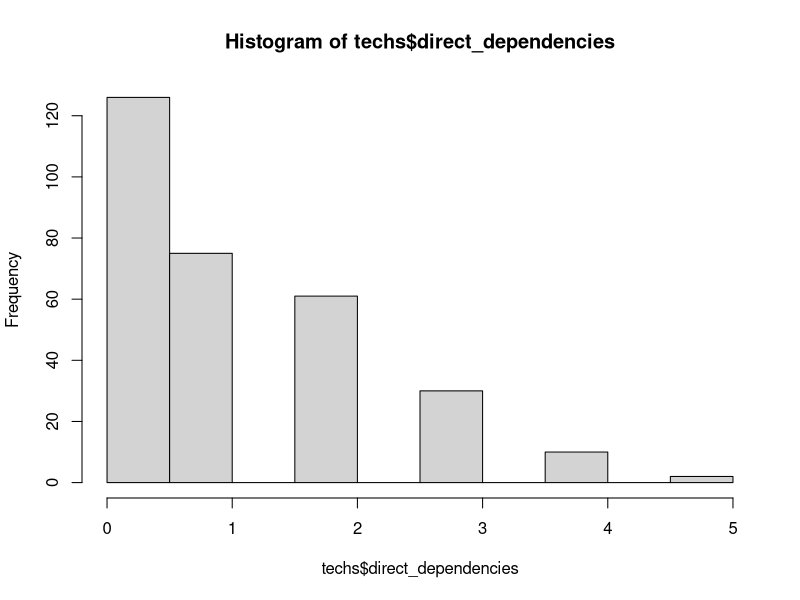
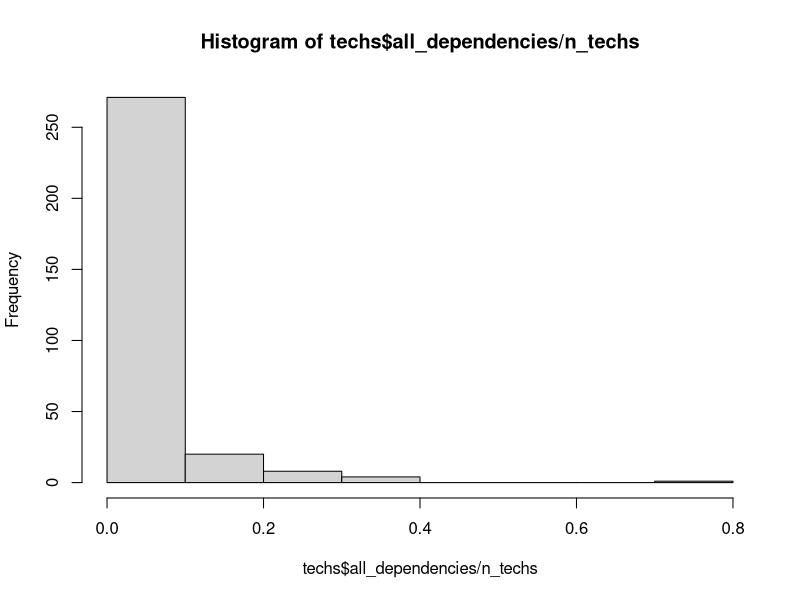
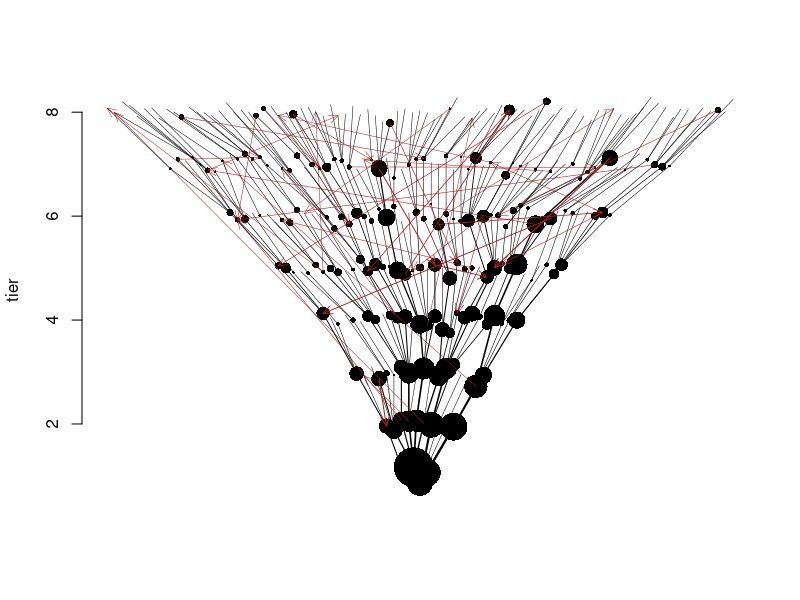

Write the R code that produced these figures, in order.
### editable  parameters for tree
starting_techs <- 5 # number of techs in tier 1
max_tier <- 8 # number to tiers in tree
tree_growth_rate <- 2 # rate at with tiers get wider
p_extra_dependency <- 0.0005 # probability a given extra dependency is realized
max_tier_gap_for_dependencies <- 99 # how many tiers extra dependencies can cross
p_keystone_tech <- 0.0 # probability a tech is a keystone tech
keystone_multiplier <- 200 # how much more likely keystone techs are to have extra dependencies




### construct the tree
# function to generate number of techs in each tier
num_techs_per_tier <- function(tier) {
  if (tree_growth_rate < 0.01) { return(starting_techs) }
  return(round((tier + (starting_techs)^(1/tree_growth_rate) - 1)^tree_growth_rate))
}

create_techs <- function() {
  # initialize data frame
  techs <- data.frame(
    id   = integer(), # unique ID for each tech
    tier = integer(), # what tier its in
    payoff = numeric(), # what's the payoff of this tech
    keystone = integer(), # is it a keystone tech
    xpos = numeric(), # xcor for plotting
    ypos = numeric()  # ycor for plotting
  )
  
  # create techs
  for (t in 1:max_tier) {
    n_techs_tier <- num_techs_per_tier(t)
    ids <- c((nrow(techs)+1):(nrow(techs)+n_techs_tier))
    new_rows <- data.frame(
      id = ids,
      tier = rep(t, n_techs_tier),
      payoff = rexp(n_techs_tier, 1),
      keystone = round(runif(n_techs_tier, 0, 1) < p_keystone_tech)*1,
      xpos = ids - mean(ids),
      ypos = rep(t, n_techs_tier)
    )
    techs <- rbind(techs, new_rows)
  }
  
  # total number of techs in tree
  n_techs <<- nrow(techs)
  
  # add some jitter
  techs$xpos <- techs$xpos + rnorm(n_techs, 0, 0.1)
  techs$ypos <- techs$ypos + rnorm(n_techs, 0, 0.1)

  return(techs)
}

create_tech_tree <- function() {
  # initialize dependencies:
  # "dependencies" is a n-by-n matrix that scores the relationship between every pair of techs
  dependencies <- matrix(0, nrow=n_techs, ncol=n_techs)
  
  # dependency code:
  # 0 = none
  # 1 = basic from-to
  # -1 = basic to-from
  # 2 = extra to-from
  # -2 = extra from-to
  # 3 = indirect to-from
  # -3 = indirect from-to
  
  # add basic dependencies
  # each tech has one basic dependecy from a random chosen tech in the prior tier
  for (i in 1:n_techs) {
    tech <- techs[i,]
    if (tech$tier > 1) {
      possible_parents <- techs$id[techs$tier == (tech$tier - 1)]
      parent <- possible_parents[sample.int(length(possible_parents), 1)]
      dependencies[parent, tech$id] <- 1
      dependencies[tech$id, parent] <- -1
    }
  }
  
  # identify indirect dependencies
  # e.g. A -> B and B -> C, implies A -> C
  for (to in 1:n_techs) {
    if (techs$tier[techs$id == to] > 1) {
      for (from in 1:(i-1)) {
        if (dependencies[from, to] > 0) {
          earlier_techs <- c(1:n_techs)[dependencies[,from] > 0]
          for (et in earlier_techs) {
            if (dependencies[et, to] == 0) {
              dependencies[et,to] <- 3
            }
            if (dependencies[to, et] == 0) {
              dependencies[to,et] <- -3
            }
          }
        }
      }
    }
  }
  
  # horizontally reorder techs to make tree nicer looking
  for (i in 2:max_tier) {  # go through all tiers, starting with tier 3
    this_tier_ids <- techs[techs$tier == i,]$id  # first get the ids of the techs in this tier
    parents <- parent_xpos <- vector()
    for (t in this_tier_ids) {
      parent <- techs[techs$id == match(1, dependencies[,t])[1],]
      parents <- c(parents, parent$id)  # then get the techs from the prior tier these techs depend on
      parent_xpos <- c(parent_xpos, parent$xpos)  # and get their xpos' too
    }
    ord <- order(parent_xpos, this_tier_ids)  # get order of parents' xposs, breaking by offspring id
    ordered_ids <- this_tier_ids[ord]   # order the ids according to this
    techs$xpos[match(ordered_ids, techs$id)] <<- seq_along(ordered_ids) - mean(seq_along(ordered_ids))  # insert into db
  }
  
  # add some extra dependencies
  # these can occur between any possible techs
  # as long as they don't already have a dependency of any kind
  # and as long as they are not too many tiers apart
  pairs <- expand.grid(
    from = 1:n_techs,
    to   = 1:n_techs
  )
  pairs$parent_tier <- techs$tier[match(pairs$from, techs$id)]
  pairs$child_tier  <- techs$tier[match(pairs$to, techs$id)]
  pairs$tier_delta <- abs(pairs$parent_tier - pairs$child_tier)
  pairs <- pairs[sample(nrow(pairs)), ]
  
  for (i in 1:nrow(pairs)) {
    pair <- pairs[i,]
    parent <- pair$from
    child <- pair$to
    tier_delta <- pair$tier_delta
    
    
    if ((parent != child) &
        (dependencies[parent, child] == 0) &
        (tier_delta <= max_tier_gap_for_dependencies) &
        (pair$parent_tier > 1) &
        (pair$child_tier > 1)) {
      p_link <- p_extra_dependency
      if (techs$keystone[techs$id == parent] == 1) { p_link <- p_link * keystone_multiplier }
      if (runif(1,0,1) < p_link) {
        dependencies[parent, child] <- 2
        dependencies[child, parent] <- -2
        
        ancestors <- which(dependencies[parent, ] < 0)
        descendants <- which(dependencies[child, ] > 0)
        
        for (ancestor in ancestors) {
          for (descendant in descendants) {
            if (dependencies[ancestor, descendant] == 0) {
              dependencies[ancestor, descendant] <- 3
              dependencies[descendant, ancestor] <- -3
            }
          }
        }
        
        for (descendant in descendants) {
          if (dependencies[parent, descendant] %in% c(0,2)) {
            dependencies[parent, descendant] <- 3
            dependencies[descendant, parent] <- -3
          }
        }
        
        for (ancestor in ancestors) {
          if (dependencies[ancestor, child] %in% c(0, 2)) {
            dependencies[ancestor, child] <- 3
            dependencies[child, ancestor] <- -3
          }
        }
      }
    }
  }
  
  # calculate total number of dependencies
  techs$direct_dependencies <<- rowSums((dependencies > 0) * (dependencies < 3))
  techs$all_dependencies <<- rowSums(dependencies > 0)

  return(dependencies)
}

plot_tech_tree <- function() {
  # plot tree
  hist(techs$direct_dependencies)
  hist(techs$all_dependencies/n_techs)
  
  #dot_sizes <- (((techs$all_dependencies/n_techs)^0.5)) * 50 / max_tier
  dot_sizes <- (techs$all_dependencies/n_techs)^0.5*50 / max_tier
  plot(techs$ypos~techs$xpos, bty="n", xlab="", xaxt="n", ylab="tier", pch=16, cex=dot_sizes)
  keystone_techs <- techs$id[techs$keystone == 1]
  points(techs$ypos[keystone_techs]~techs$xpos[keystone_techs], pch=16, cex=dot_sizes[keystone_techs], col="purple")
  if (max_tier < 8) {
    for (i in 1:nrow(techs)) {
      text(techs$xpos[i], techs$ypos[i], techs$id[i], pos=1, offset=dot_sizes[i]*0.2 + 1/max_tier)
    }
  }
  for (i in 1:n_techs) {
    for (j in 1:n_techs) {
      if (dependencies[i,j] == 1) {
        from <- techs[techs$id == i,]
        to <- techs[techs$id == j,]
        lines(c(from$ypos, to$ypos)~c(from$xpos, to$xpos), lwd=(to$all_dependencies/n_techs * 5 + 0.5))
      }
      if (dependencies[i,j] == 2) {
        from <- techs[techs$id == i,]
        to <- techs[techs$id == j,]
        arrows(from$xpos, from$ypos,
               to$xpos, to$ypos,
               length = 0.1,
               col="firebrick",
               angle = 25,
               code=2,
               lwd=(to$all_dependencies/n_techs * 5 + 0.5))
      }
    }
  }
}

techs <- create_techs()
dependencies <- create_tech_tree()
plot_tech_tree()
